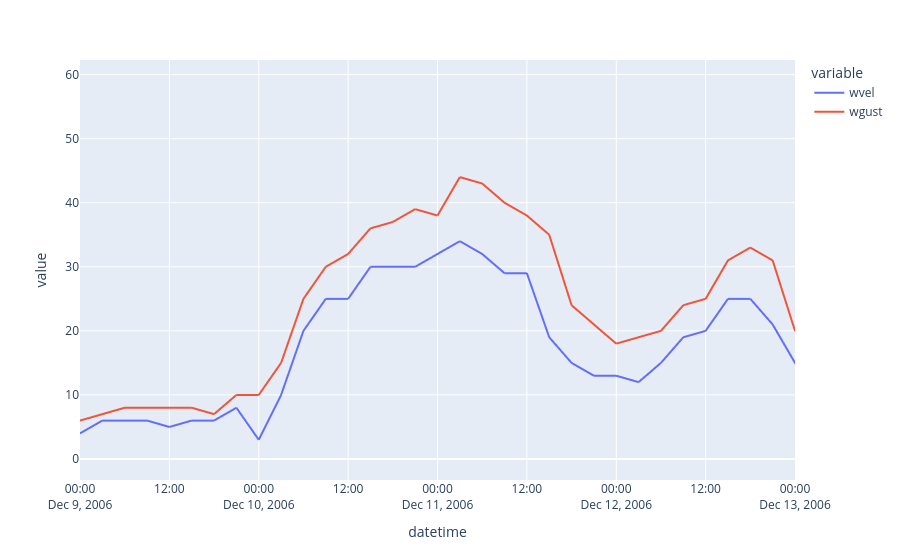

Source (notebook cell):
### Markdown cell above
Теперь интерактивный график с использованием Plotly

### Code cell
pd.options.plotting.backend = "plotly"

fig = df['2006':'2007'][['wvel', 'wgust']].plot()

fig.update_layout(xaxis_range=['2006-12-09', '2006-12-13'])
fig.show()

pd.options.plotting.backend = "matplotlib"

### Figure 1 — Plotly figure (JSON) as saved in the notebook; plotly's stock layout.template omitted (floating-point values rounded to 4 significant figures; data arrays with more than 128 entries replaced by an {"elided": "..."} marker saying what was removed)
{"data": [{"hovertemplate": "variable=wvel<br>datetime=%{x}<br>value=%{y}<extra></extra>", "legendgroup": "wvel", "line": {"color": "#636efa", "dash": "solid"}, "marker": {"symbol": "circle"}, "mode": "lines", "name": "wvel", "showlegend": true, "type": "scattergl", "x": {"elided": "5840 str values"}, "xaxis": "x", "y": {"elided": "5840 float values"}, "yaxis": "y"}, {"hovertemplate": "variable=wgust<br>datetime=%{x}<br>value=%{y}<extra></extra>", "legendgroup": "wgust", "line": {"color": "#EF553B", "dash": "solid"}, "marker": {"symbol": "circle"}, "mode": "lines", "name": "wgust", "showlegend": true, "type": "scattergl", "x": {"elided": "5840 str values"}, "xaxis": "x", "y": {"elided": "5840 float values"}, "yaxis": "y"}], "layout": {"legend": {"title": {"text": "variable"}, "tracegroupgap": 0}, "margin": {"t": 60}, "xaxis": {"anchor": "y", "domain": [0, 1], "range": ["2006-12-09", "2006-12-13"], "title": {"text": "datetime"}}, "yaxis": {"anchor": "x", "domain": [0, 1], "title": {"text": "value"}}}}
